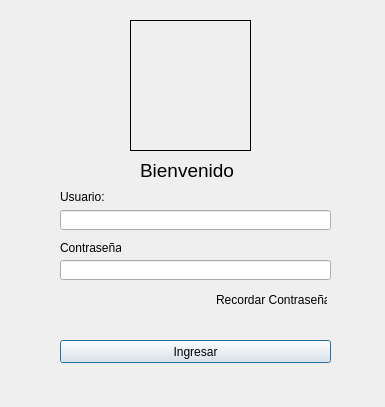
<?xml version="1.0" encoding="UTF-8"?>
<ui version="4.0">
 <class>Login</class>
 <widget class="QDialog" name="Login">
  <property name="geometry">
   <rect>
    <x>0</x>
    <y>0</y>
    <width>385</width>
    <height>407</height>
   </rect>
  </property>
  <property name="windowTitle">
   <string>Dialog</string>
  </property>
  <widget class="QLabel" name="LblRecordar">
   <property name="geometry">
    <rect>
     <x>216</x>
     <y>290</y>
     <width>111</width>
     <height>20</height>
    </rect>
   </property>
   <property name="text">
    <string>Recordar Contraseña</string>
   </property>
  </widget>
  <widget class="QPushButton" name="BtnIngresar">
   <property name="geometry">
    <rect>
     <x>60</x>
     <y>340</y>
     <width>271</width>
     <height>23</height>
    </rect>
   </property>
   <property name="text">
    <string>Ingresar</string>
   </property>
  </widget>
  <widget class="QLineEdit" name="txtUser">
   <property name="geometry">
    <rect>
     <x>60</x>
     <y>210</y>
     <width>271</width>
     <height>20</height>
    </rect>
   </property>
   <property name="text">
    <string/>
   </property>
   <property name="maxLength">
    <number>20</number>
   </property>
  </widget>
  <widget class="QLabel" name="label_2">
   <property name="geometry">
    <rect>
     <x>60</x>
     <y>190</y>
     <width>47</width>
     <height>13</height>
    </rect>
   </property>
   <property name="text">
    <string>Usuario:</string>
   </property>
  </widget>
  <widget class="QLineEdit" name="txtContra">
   <property name="geometry">
    <rect>
     <x>60</x>
     <y>260</y>
     <width>271</width>
     <height>20</height>
    </rect>
   </property>
   <property name="maxLength">
    <number>12</number>
   </property>
   <property name="echoMode">
    <enum>QLineEdit::Password</enum>
   </property>
  </widget>
  <widget class="QLabel" name="label_3">
   <property name="geometry">
    <rect>
     <x>60</x>
     <y>240</y>
     <width>61</width>
     <height>16</height>
    </rect>
   </property>
   <property name="text">
    <string>Contraseña:</string>
   </property>
  </widget>
  <widget class="QLabel" name="LblImagen">
   <property name="geometry">
    <rect>
     <x>130</x>
     <y>20</y>
     <width>121</width>
     <height>131</height>
    </rect>
   </property>
   <property name="styleSheet">
    <string notr="true">image: url(:/Recursos/login.png);</string>
   </property>
   <property name="frameShape">
    <enum>QFrame::Box</enum>
   </property>
   <property name="text">
    <string/>
   </property>
  </widget>
  <widget class="QLabel" name="label">
   <property name="geometry">
    <rect>
     <x>140</x>
     <y>160</y>
     <width>101</width>
     <height>21</height>
    </rect>
   </property>
   <property name="font">
    <font>
     <pointsize>14</pointsize>
     <weight>50</weight>
     <italic>false</italic>
     <bold>false</bold>
     <underline>false</underline>
    </font>
   </property>
   <property name="text">
    <string>Bienvenido</string>
   </property>
  </widget>
 </widget>
 <resources/>
 <connections/>
</ui>
